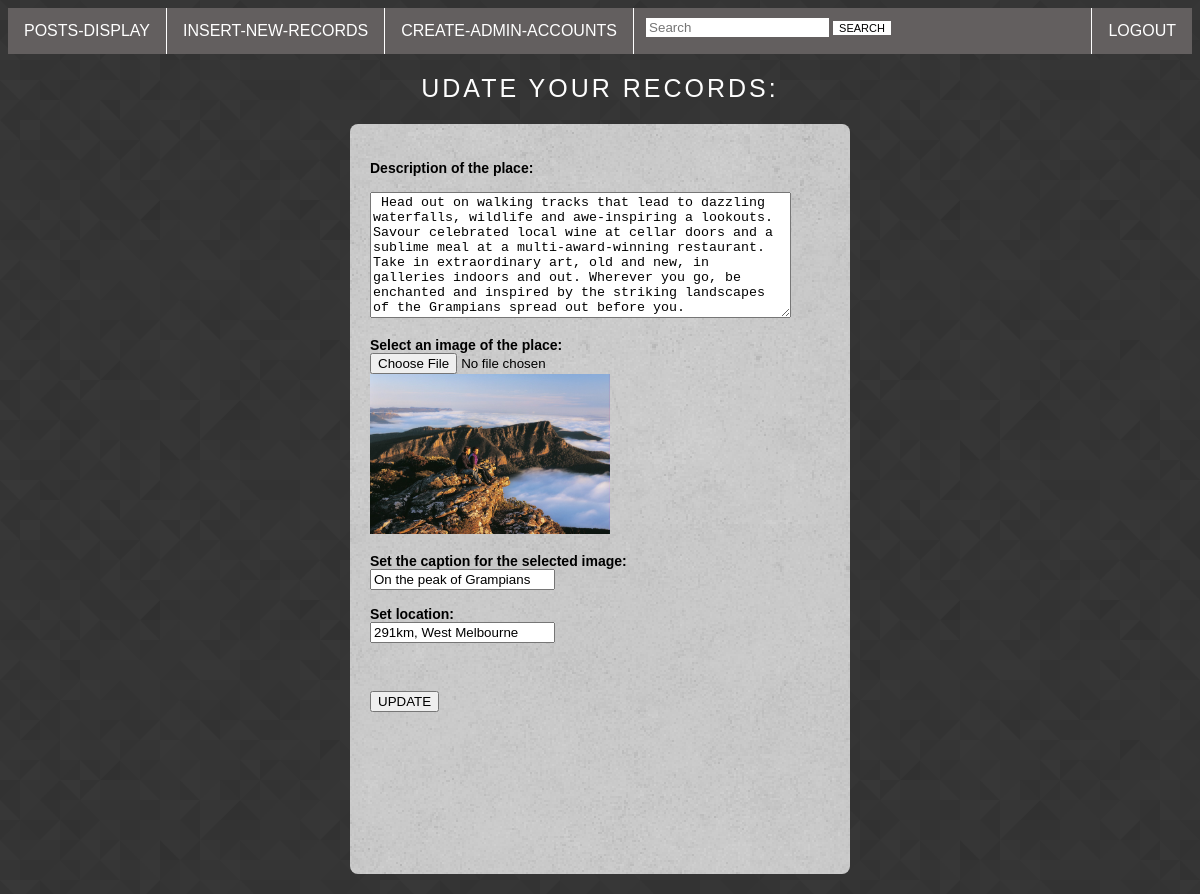
The page /update.php?id=5 on the database its author committed.
### tables this page shows
CREATE TABLE `product` (
  `id` tinyint(10) NOT NULL,
  `name` varchar(20) NOT NULL,
  `description` text NOT NULL,
  `image` varchar(50) NOT NULL,
  `caption` varchar(50) NOT NULL,
  `location` varchar(50) NOT NULL,
  `date_update` timestamp NOT NULL DEFAULT current_timestamp() ON UPDATE current_timestamp()
);

### db_class.php (called while the page is built, shortened)
<?php
class dbController{
    private $conn;
    public function __construct($host,$user,$pass,$db){
        $this->conn = new mysqli(
            $this->host=$host,
            $this->user=$user,
            $this->pass=$pass,
            $this->db=$db
        );
        return $this->conn;
    }
    public function getOneRecord($sql){
        $result = $this->conn->query($sql);
        if ($this->conn->error){
            $this->logError($this->conn->error, $sql);
            return false;
        }
        else{
        $row = $result->fetch_assoc();
        return $row;
        }
    }
}
?>

### update.php (the view, shortened to what this page needs)
<?php
include ('includes/header.php');
include ('includes/nav2.php');
require_once 'db_class.php';
$id=$_GET['id'];
$connection = new dbController(HOST,USER,PASS,DB);
$sql = "SELECT id,name,image,caption,description,location FROM product where id=$id";
$record = $connection->getOneRecord($sql);
if (!empty($record)) {
$image = $record['image'];
$caption = $record['caption'];
$description = $record['description'];
$location = $record['location'];
}
else {
    echo "there was a problem retrieving the record";
}
?>
<h2 id="headingform2">UDATE YOUR RECORDS: <h2>
<div id="formblock">
<form method="post" action="insert_update.php" enctype="multipart/form-data" id="fontform">
        <br>
        <label>Description of the place: </label>
        <br><br>
        <textarea cols="50" rows="8" name="description"> <?php echo $description ?> </textarea>
        <br><br>
        <label>Select an image of the place: </label>
        <br>
        <input type="file" name="image"/>  <?php echo "<img src=$image width=240px height=160px>"; ?>
        <br><br>
        <label>Set the caption for the selected image: </label>
        <br>
        <input type="text" name="caption" value="<?php echo $caption ?>"/>
        <br><br>
        <label>Set location: </label>
        <br>
        <input type="text" name="location" value="<?php echo $location ?>"/>
        <br><br>
        <br><br>
        <input type="submit" name="submit" value="UPDATE" />
</form>
</div>
<?php
include ('includes/footer.php');
?>

### css/stylewebsite.css (style rules this page uses)
body { background-image: url("prism.png"); }
#formblock { margin: auto; width: 500px; height: 750px; margin-top: 20px; background-image: url("cover1.png"); border-radius: 8px; }
#fontform { font-family: 'Julius Sans One', sans-serif; font-size: 14px; padding: 20px; }
#headingform2 { color: #fdfdfd; font-family: 'Julius Sans One', sans-serif; font-weight: normal; text-align: center; font-size: 25px; letter-spacing: 3px; margin-top: 20px; }

### rows shown on the page
product: description "Head out on walking tracks that lead to dazzling waterfalls, wildlife and awe-inspiring a lookouts. Savour celebrated local wine at cellar doors and a sublime meal at a multi-award-winning restaurant. Take in extraordinary art, old and new, in galleries indoors and out. Wherever you go, be enchanted and inspired by the striking landscapes of the Grampians spread out before you.", image (picture), caption "On the peak of Grampians", location "291km, West Melbourne"
